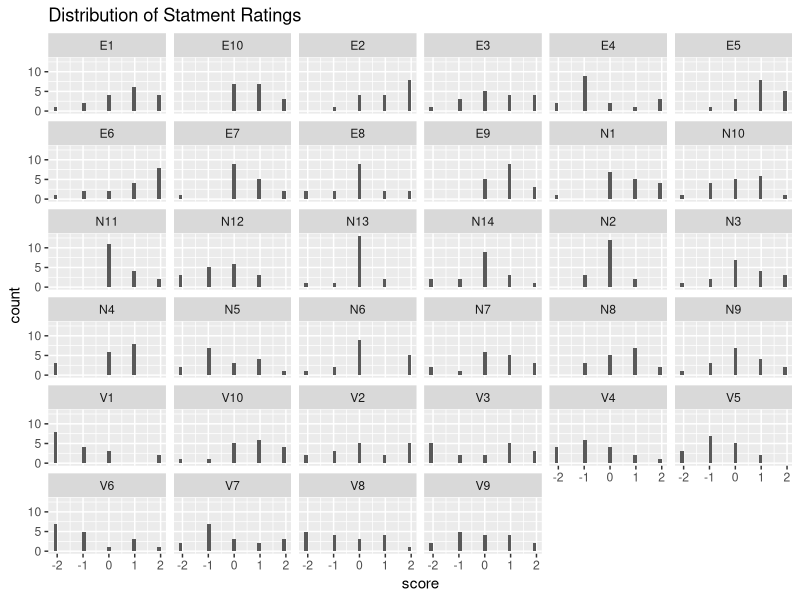
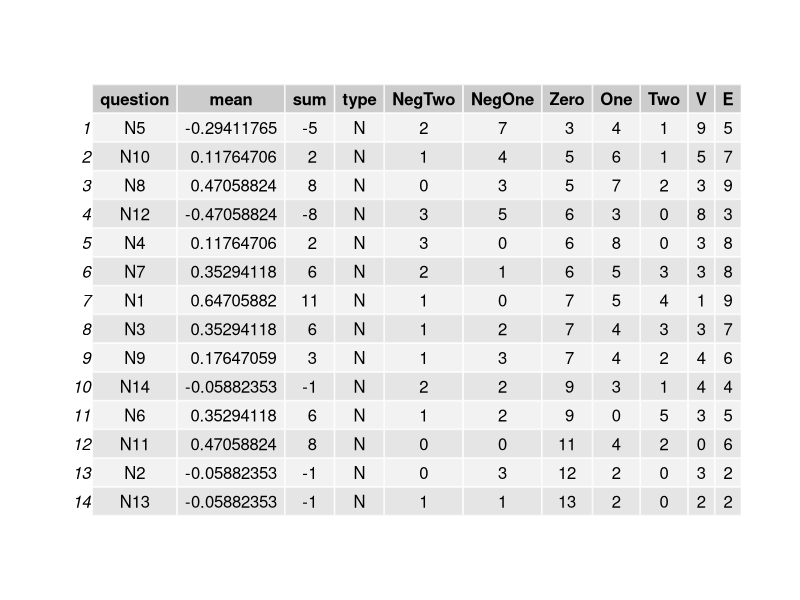
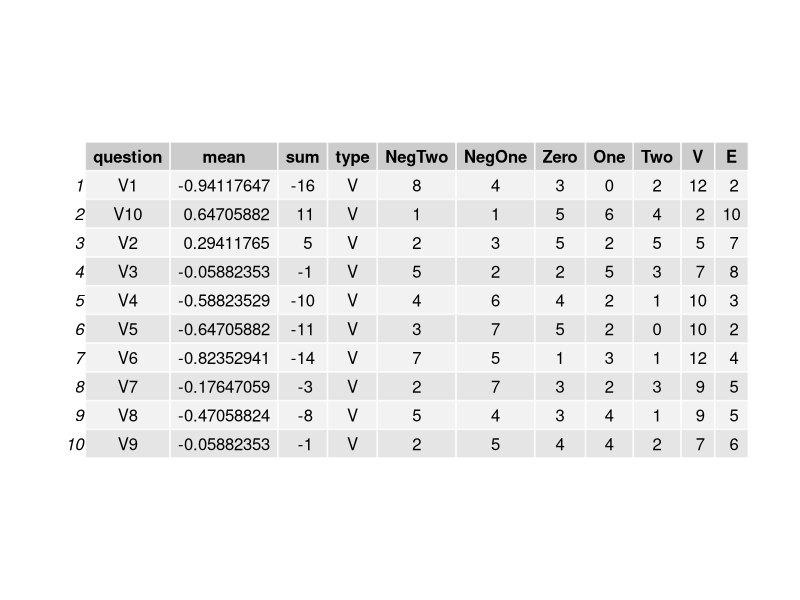
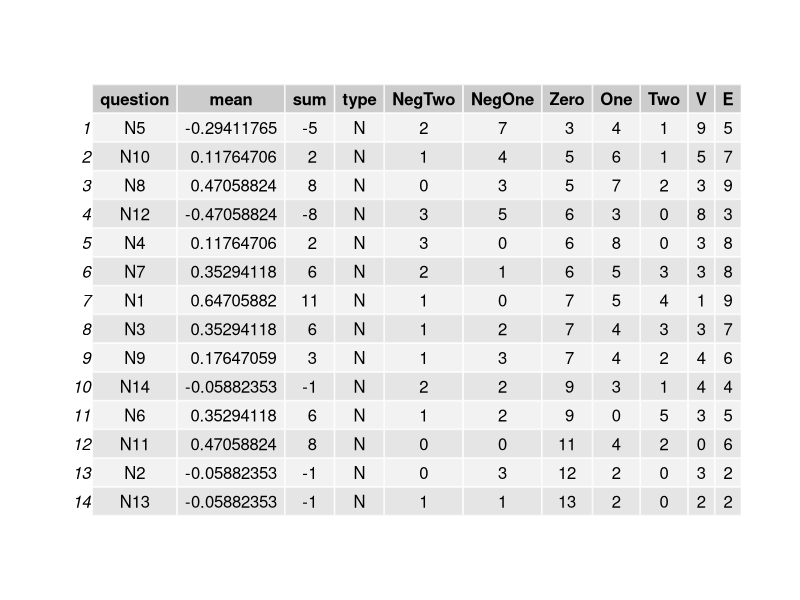

Here is the R script that generated these plots, in order:

data <- read.csv("Excel for statment validity data.csv") #load data

library(ggplot2)
library(tidyverse) #load packages



#simplify data
data <- data %>% select(-consent1,-please_rate, -consent_info,
                        -X_submitted_by, -X_notes, -X_validation_status, -X_tags, -X_index, 
                        -X_submission_time, -X_status, -X_uuid ) 
data <- na.omit(data)


#create dataframe for visualizing rating choice frequencey of participants per question
data1 <- gather(data, question, score, 2:35) 

ggplot(data1, aes(score)) + geom_histogram() + facet_wrap( .~question) + labs(title = "Distribution of Statment Ratings")



dataN <- data1 %>%
  group_by(question) %>% 
  summarise(mean = mean(score), sum = sum(score)) %>% 
  mutate(type = substr(question, 1,1)) 


Freq <- as.data.frame.matrix(table(data1$question, data1$score))
Freq <- Freq %>% 
  rownames_to_column("question")
  
colnames(Freq)  = c("question", "NegTwo", "NegOne", "Zero", "One", "Two")

Freq <- Freq %>% 
  mutate(V = NegOne + NegTwo, E = One + Two)



dataN <- left_join(dataN, Freq, by = "question") 


N <- dataN %>% 
  filter(type == "N") %>% 
  arrange(Zero)

V <- dataN %>% 
  filter(type == "V")

E <- dataN %>% 
  filter(type == "E")
 

#to save some of Dataframes as PDF
install.packages("gridExtra")
library(gridExtra)    
pdf("neutral_messages.pdf")
grid.table(N)  
dev.off()


pdf("V_messages.pdf")
grid.table(V)  
dev.off()

pdf("E_messages.pdf")
grid.table(N)  
dev.off()



 


